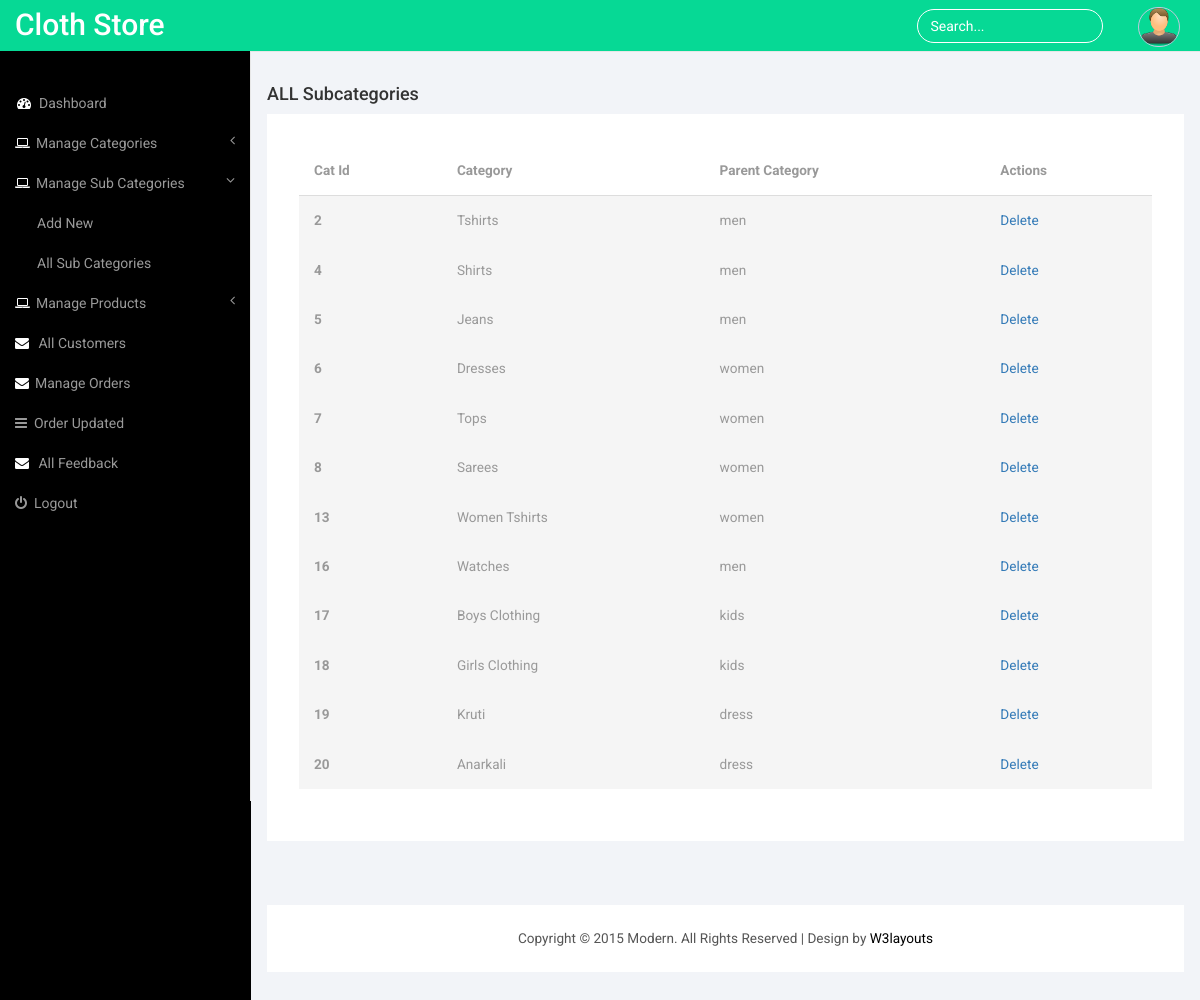
The app's page /web-tier/clothStore/admin/All_Subcategories.php with its own data.
### tables this page shows
CREATE TABLE IF NOT EXISTS `tbl_subcategory` (
  `subcat_id` int(11) NOT NULL,
  `subcat_name` varchar(50) NOT NULL,
  `cat_id` int(11) NOT NULL
);

CREATE TABLE IF NOT EXISTS `tbl_category` (
  `cat_id` int(11) NOT NULL,
  `cat_name` varchar(50) NOT NULL
);

### web-tier/clothStore/admin/All_Subcategories.php (the view, shortened to what this page needs)
<?php
include 'inc/connection.php';
$result= $con->query("select * from tbl_category inner join tbl_subcategory on tbl_category.cat_id=tbl_subcategory.cat_id");
?>
<!DOCTYPE HTML>
<html>
<head>
<link href="css/bootstrap.min.css" rel='stylesheet' type='text/css' />
<link href="css/style.css" rel='stylesheet' type='text/css' />
<link href="css/font-awesome.css" rel="stylesheet">
</head>
<body>
<div id="wrapper">
          <?php include './inc/header1.php';?>
        <div id="page-wrapper">
        <div class="col-md-12 graphs">
	   <div class="xs">
  	 <h4>ALL Subcategories</h4>
  	<div class="bs-example4" data-example-id="contextual-table">
    <table class="table">
      <thead>
        <tr>
          <th>Cat Id</th>
          <th>Category</th>
          <th>Parent Category</th>
          <th>Actions</th>
        </tr>
      </thead>
      <tbody>
       <?php
          while($row= $result->fetch_object())
          {
              ?>
                <tr class="active">
                <th scope="row"><?php echo $row->subcat_id?></th>
                <td><?php echo $row->subcat_name?></td>
                <td><?php echo $row->cat_name?></td>
                <td><a href="All_Subcategories.php?delid=<?php echo $row->subcat_id?>">Delete</a></td>
               </tr>
              <?php
          }
          ?>
      </tbody>
    </table>
   </div>
  </div>
  <div class="copy_layout">
      <p>Copyright © 2015 Modern. All Rights Reserved | Design by <a href="http://w3layouts.com/" target="_blank">W3layouts</a> </p>
  </div>
   </div>
      </div>
   </div>
<link href="css/custom.css" rel="stylesheet">
</body>
</html>

### web-tier/clothStore/admin/css/style.css (style rules this page uses)
h4, h5, h6, h1, h2, h3 { margin-top: 0; }
p { margin: 0; }
html, body { font-family: 'Roboto', sans-serif; font-size: 100%; background:#000; overflow-x: hidden; }
body a { transition:0.5s all; -webkit-transition:0.5s all; -moz-transition:0.5s all; -o-transition:0.5s all; -ms-transition:0.5s all; }
.copy p, .copy_layout p { font-size:0.85em; color:#555; }
.copy p a, .copy_layout p a { color:#000; }
.graphs { padding: 2em 1em; background: #f2f4f8; font-family: 'Roboto', sans-serif; }
.bs-example4 { background: #fff; padding: 2em; }
.table > thead > tr > th, .table > tbody > tr > th, .table > tfoot > tr > th, .table > thead > tr > td, .table > tbody > tr > td, .table > tfoot > tr > td { border-top: none !important; }
.table > thead > tr > th, .table > tbody > tr > th, .table > tfoot > tr > th, .table > thead > tr > td, .table > tbody > tr > td, .table > tfoot > tr > td { font-size: 0.85em; color: #999; }
.table td, .table>tbody>tr>td, .table>tbody>tr>th, .table>tfoot>tr>td, .table>tfoot>tr>th, .table>thead>tr>td, .table>thead>tr>th { padding:15px !important; }
.table > thead > tr > th { border-bottom: 1px solid #ddd !important; }
.copy_layout { padding:1.5em 0; background:#fff; text-align:center; margin: 4em 0 0em 0; }

### web-tier/clothStore/admin/css/custom.css (style rules this page uses)
#wrapper { width: 100%; }
#page-wrapper { min-height: 568px; background-color: #fff; }
@media (min-width:768px) { #page-wrapper { position: inherit; margin: 0 0 0 250px; border-left: 1px solid #e7e7e7; } }

### records on screen
tbl_subcategory: subcat_id "2", subcat_name "Tshirts", cat.cat_name "men"
tbl_subcategory: subcat_id "4", subcat_name "Shirts", cat.cat_name "men"
tbl_subcategory: subcat_id "5", subcat_name "Jeans", cat.cat_name "men"
tbl_subcategory: subcat_id "6", subcat_name "Dresses", cat.cat_name "women"
tbl_subcategory: subcat_id "7", subcat_name "Tops", cat.cat_name "women"
tbl_subcategory: subcat_id "8", subcat_name "Sarees", cat.cat_name "women"
tbl_subcategory: subcat_id "13", subcat_name "Women Tshirts", cat.cat_name "women"
tbl_subcategory: subcat_id "16", subcat_name "Watches", cat.cat_name "men"
tbl_subcategory: subcat_id "17", subcat_name "Boys Clothing", cat.cat_name "kids"
tbl_subcategory: subcat_id "18", subcat_name "Girls Clothing", cat.cat_name "kids"
tbl_subcategory: subcat_id "19", subcat_name "Kruti", cat.cat_name "dress"
tbl_subcategory: subcat_id "20", subcat_name "Anarkali", cat.cat_name "dress"
